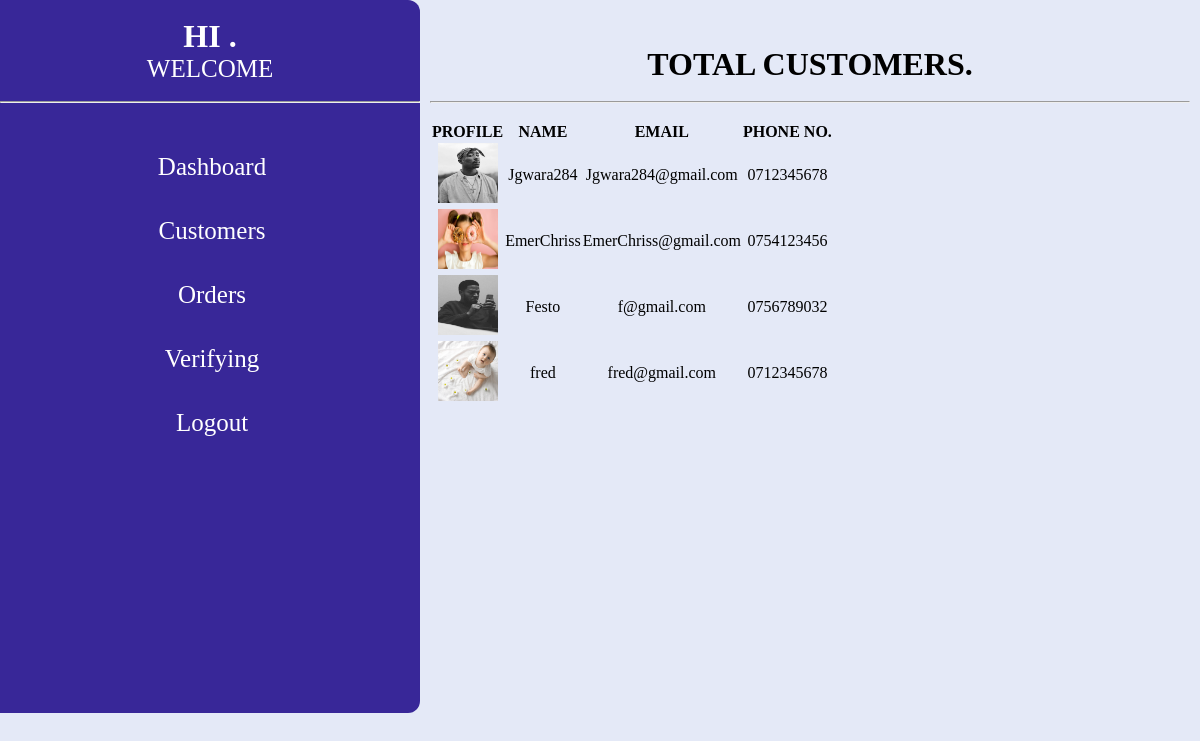
The page /Webpages/Customers.php (signed in) on the database its author committed.
### tables this page shows
CREATE TABLE `users` (
  `id` int(255) NOT NULL,
  `user_id` varchar(255) NOT NULL,
  `name` varchar(255) NOT NULL,
  `email` varchar(255) NOT NULL,
  `number` varchar(255) NOT NULL,
  `password` varchar(255) NOT NULL,
  `profile_img` varchar(255) NOT NULL,
  `status` varchar(255) NOT NULL
);

### Actions/Customers.php (called while the page is built, shortened)
<?php
    require_once "DBMsconnect.php";
    $make_resurts = "SELECT * FROM users WHERE `status` = 'User'";
    $qry_return = mysqli_query($db,$make_resurts);
?>

### Webpages/Customers.php (the view, shortened to what this page needs)
<?php
        require '../Actions/admin.php';
        require '../Actions/Customers.php';
?>
<!DOCTYPE html>
<html lang="en">
<head>
    <link rel="stylesheet" href="../style/Style01.css">
</head>
<body>
    <div class="container">
        <div class="content"><br>
            <div class="come">
                <h1>HI <span><?php echo $admin_select['name']; ?>.</span></h1>
                <p>WELCOME <span><?php echo $admin_select['user_id']; ?></span></p><br>
                <hr>
            </div><br>
            <div class="list">
                <a href="../Admin.php">
                    <span>Dashboard</span>
                </a>
                <a href="Customers.php">
                    <span>Customers</span>
                </a>
                <a href="Order.php">
                    <span>Orders </span>
                </a>
                <a href="verifying.php">
                    <span>Verifying</span>
                </a>
                <a href="../Actions/LogOut.php">
                    <span>Logout</span>
                </a>
            </div>
        </div>
        <div class="details"><br><br>
            <div class="table">
                <h1>TOTAL CUSTOMERS.</h1><br>
                <hr>
                <div class="customer">
                    <br>
                    <table border_1 class="">
                        <tr>
                            <th>PROFILE</th>
                            <th>NAME</th>
                            <th>EMAIL</th>
                            <th>PHONE NO.</th>
                        </tr><?php
                            while($resurt = mysqli_fetch_array($qry_return)){?>
                        <tr>
                            <td> <img src="../Imagesv2/<?php echo $resurt['profile_img']; ?>" alt="" class="imgs"> </td>
                            <td><?php echo $resurt['name'];; ?></td>
                            <td><?php echo $resurt['email']; ?></td>
                            <td><?php echo $resurt['number']; ?></td>
                        </tr><?php
                            }?>
                    </table>
                </div>
            </div>
        </div>
    </div>
</body>
</html>

### style/Style01.css (style rules this page uses)
* { margin: 0; padding: 0; box-sizing: border-box; list-style: none; text-decoration: none; list-style-type: none; font-family: 'Bell MT'; }
:root { --body-color: #e4e9f7; --nav-color: #2b09a6; --side-nav: #382798; --text-color: #fff; --search-bar: #f2f2f2; --search-text: #010718; --logo-text: #fff; --border-color: grey; --button-color: rgb(37, 13, 13); --order: lightgreen; --driver: #40d3dc; }
body { background-color: var(--body-color); }
.container { height: 100vh; background-color: var(--body-color); overflow-y: auto; }
.container .content { width: 35%; height: 713px; background-color: var(--side-nav); border-top-right-radius: 12px; border-bottom-right-radius: 12px; }
.container .content .come { color: var(--text-color); text-align: center; }
.container .content .come span { color: var(--logo-text); }
.container .content .come p { font-size: 25px; }
.container .content .list { display: block; text-align: center; padding: 4px; }
.container .content .list a { color: #fff; display: block; padding: 8px; margin-top: 5px; margin-top: 20px; }
.container .content .list a span { font-size: 25px; margin-top: 15px; padding: 8px; }
.container .details .table { margin: 10px; }
.container .details .ids, .container .details .table h1 { text-align: center; }
.container .details .table .customer { overflow-y: auto; text-align: center; }
.container .details .table .customer table { border: none; }
.container .details .table .customer table .imgs { width: 60px; height: 60px; }
.container .details { width: 65%; height: 713px; float: right; margin-top: -713px; }

### rows shown on the page
users: profile_img (picture), name "Jgwara284", email "Jgwara284@gmail.com", number "0712345678"
users: profile_img (picture), name "EmerChriss", email "EmerChriss@gmail.com", number "0754123456"
users: profile_img (picture), name "Festo", email "f@gmail.com", number "0756789032"
users: profile_img (picture), name "fred", email "fred@gmail.com", number "0712345678"
